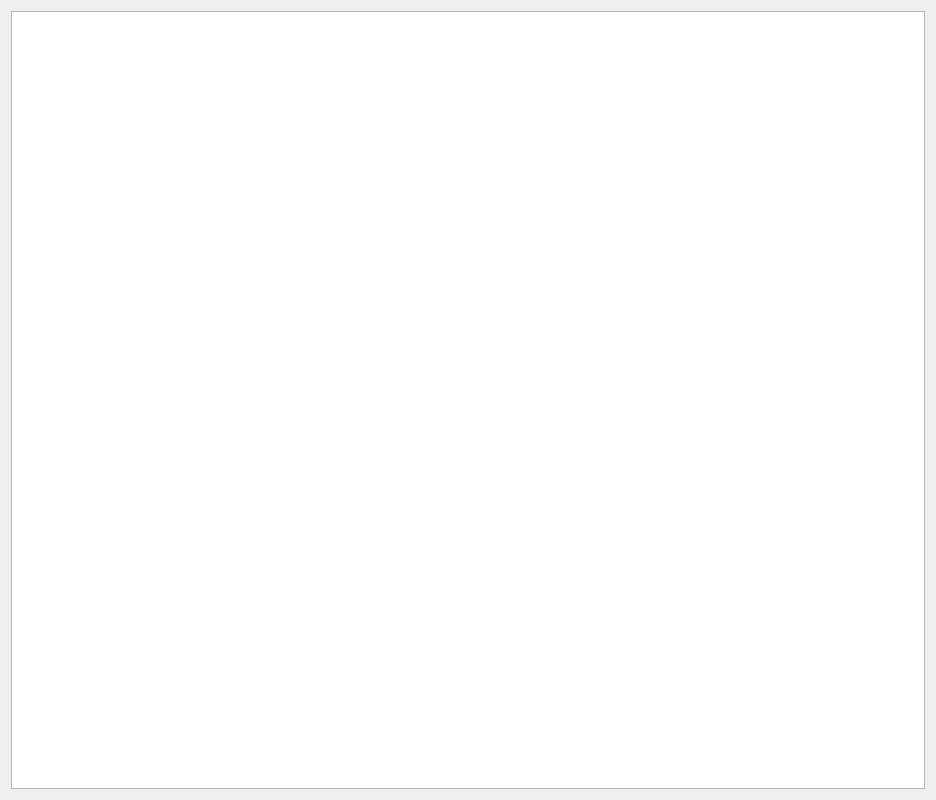
<?xml version="1.0" encoding="UTF-8"?>
<ui version="4.0">
 <class>QtTestQtRoundedRectItemMainDialog</class>
 <widget class="QDialog" name="QtTestQtRoundedRectItemMainDialog">
  <property name="geometry">
   <rect>
    <x>0</x>
    <y>0</y>
    <width>936</width>
    <height>800</height>
   </rect>
  </property>
  <property name="windowTitle">
   <string>TestQtRoundedRectItem</string>
  </property>
  <property name="windowIcon">
   <iconset resource="ToolTestQtRoundedRectItem.qrc">
    <normaloff>:/images/R.png</normaloff>:/images/R.png</iconset>
  </property>
  <layout class="QGridLayout" name="gridLayout">
   <item row="0" column="0">
    <widget class="QtTestQtRoundedRectItemWidget" name="view"/>
   </item>
  </layout>
 </widget>
 <customwidgets>
  <customwidget>
   <class>QtTestQtRoundedRectItemWidget</class>
   <extends>QGraphicsView</extends>
   <header>qttestqtroundedrectitemwidget.h</header>
  </customwidget>
 </customwidgets>
 <resources>
  <include location="ToolTestQtRoundedRectItem.qrc"/>
 </resources>
 <connections/>
</ui>
